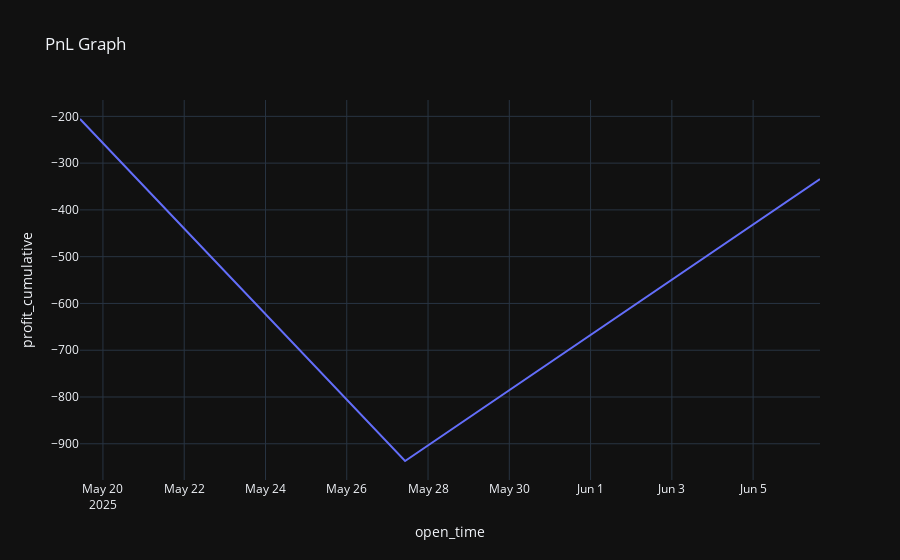

The notebook cell saved with this chart:
### Code cell
pnl_chart = bt.plot_pnl()
display(pnl_chart)

### Figure 1 — Plotly figure (JSON) as saved in the notebook; plotly's stock layout.template omitted (floating-point values rounded to 4 significant figures)
{"data": [{"hovertemplate": "open_time=%{x}<br>profit_cumulative=%{y}<extra></extra>", "legendgroup": "", "line": {"color": "#636efa", "dash": "solid"}, "marker": {"symbol": "circle"}, "mode": "lines", "name": "", "orientation": "v", "showlegend": false, "type": "scatter", "x": ["2025-05-19T10:27:00", "2025-05-27T10:27:00", "2025-06-06T15:30:00"], "xaxis": "x", "y": [-205.7, -936.8, -334.0], "yaxis": "y"}], "layout": {"legend": {"tracegroupgap": 0}, "title": {"text": "PnL Graph"}, "xaxis": {"anchor": "y", "domain": [0, 1], "title": {"text": "open_time"}}, "yaxis": {"anchor": "x", "domain": [0, 1], "title": {"text": "profit_cumulative"}}}}
